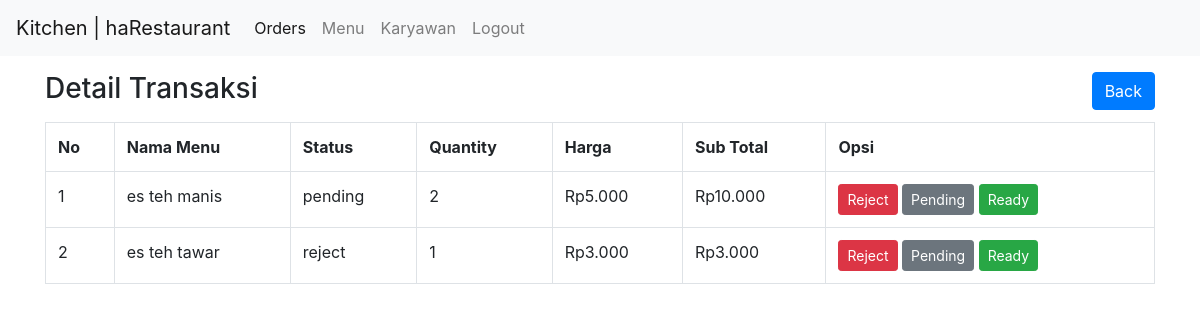
Screenshot of /kitchen/order/detail_order.php?id=1 (signed in) with the database file from the repository.
### tables this page shows
CREATE TABLE `menu` (
  `id` int NOT NULL AUTO_INCREMENT,
  `nama` varchar(255) NOT NULL,
  `harga` int NOT NULL,
  `tipeMenu` varchar(255) NOT NULL,
  `statusMenu` varchar(255) NOT NULL,
  `image` text,
  `deskripsi` text,
  PRIMARY KEY (`id`)
);

CREATE TABLE `transaksiDetail` (
  `idTransaksi` int DEFAULT NULL,
  `idMenu` int DEFAULT NULL,
  `quantity` int DEFAULT NULL,
  `statusPesananMenu` varchar(255) DEFAULT NULL
);

### process/get_product_details.php (called while the page is built)
<?php
function getMenuDetail($id) {
    include $_SERVER['DOCUMENT_ROOT'] . '/essentials/connection.php';
    $menuDetailQuery = "SELECT * FROM MENU WHERE id='$id'";
    $menuDetail = mysqli_query($conn, $menuDetailQuery);
    $menu = mysqli_fetch_array($menuDetail);
    return $menu;
}
function getDataTransaksi($idTrx) {
    include $_SERVER['DOCUMENT_ROOT'] . '/essentials/connection.php';
    $query = "SELECT * FROM transaksidetail WHERE idTransaksi=$idTrx;";
    $exc = mysqli_query($conn, $query);
    $dataTransaksi = array();
    while ($row = mysqli_fetch_array($exc)) {
        $dataTransaksi[] = $row;
    }
    return $dataTransaksi;
}
?>

### kitchen/order/detail_order.php (the view, shortened to what this page needs)
<?php
include '../../essentials/connection.php';
include '../../process/get_product_details.php';
$id = $_GET['id'];
?>
<!DOCTYPE html>
<html lang="en">
<head>
    <link rel="stylesheet" href="../../assets/css/bootstrap.css">
</head>
<body>
<nav class="navbar navbar-expand-lg navbar-light bg-light">
  <a class="navbar-brand" href="#">Kitchen | haRestaurant</a>
  <div class="collapse navbar-collapse" id="navbarNavAltMarkup">
    <div class="navbar-nav">
      <a class="nav-item nav-link active" href="#">Orders</a>
      <a class="nav-item nav-link" href="#">Menu</a>
      <a class="nav-item nav-link" href="#">Karyawan</a>
      <a class="nav-item nav-link" href="../logout.php">Logout</a>
    </div>
  </div>
</nav>
<div class="container" style="margin-top: 1rem;">
<div class="row" style="margin-bottom: 0.5rem;">
<div class="col-md-6">
    <h3>Detail Transaksi</h3>
</div>
<div class="col-md-6">
    <a class="btn btn-primary" href="../index.php" style="float: right;">Back</a>
</div>
</div>
<table class="table table-bordered">
    <tr>
        <th>No</th>
        <th>Nama Menu</th>
        <th>Status</th>
        <th>Quantity</th>
        <th>Harga</th>
        <th>Sub Total</th>
        <th>Opsi</th>
    </tr>
    <?php
    $dataDetail = getDataTransaksi($id);
    for ($i=0; $i < count($dataDetail); $i++) {
      $idMenu = $dataDetail[$i]['idMenu'];
      $menuDetail = getMenuDetail($dataDetail[$i]['idMenu']);
      $subTotal = $menuDetail['harga'] * $dataDetail[$i]['quantity'];
      echo '
      <tr>
        <td>'.($i+1).'</td>
        <td>'.$menuDetail['nama'].'</td>
        <td>'.$dataDetail[$i]['statusPesananMenu'].'</td>
        <td>'.$dataDetail[$i]['quantity'].'</td>
        <td>Rp'.number_format($menuDetail['harga'], 0, ",", ".").'</td>
        <td>Rp'.number_format($subTotal, 0, ",", ".").'</td>
        <td>
        <a class="btn btn-danger btn-sm" href="update_status_detail.php?id='.$id.'&idMenu='.$idMenu.'&status=1">Reject</a>
        <a class="btn btn-secondary btn-sm" href="update_status_detail.php?id='.$id.'&idMenu='.$idMenu.'&status=2">Pending</a>
        <a class="btn btn-success btn-sm" href="update_status_detail.php?id='.$id.'&idMenu='.$idMenu.'&status=3">Ready</a>
        </td>
      </tr>
      ';
    }
?>
</table>
</div>
</body>
</html>

### rows the page displays
menu: nama "es teh manis", harga "5.000", harga.quantity "10.000"
transaksidetail: statusPesananMenu "pending", quantity "2"
menu: nama "es teh tawar", harga "3.000", harga.quantity "3.000"
transaksidetail: statusPesananMenu "reject", quantity "1"
